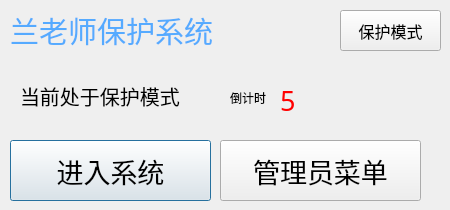
<?xml version="1.0" encoding="UTF-8"?>
<ui version="4.0">
 <class>protectormain</class>
 <widget class="QDialog" name="protectormain">
  <property name="geometry">
   <rect>
    <x>0</x>
    <y>0</y>
    <width>450</width>
    <height>210</height>
   </rect>
  </property>
  <property name="windowTitle">
   <string>兰老师保护系统</string>
  </property>
  <property name="windowIcon">
   <iconset resource="pic.qrc">
    <normaloff>:/new/prefix1/001.ico</normaloff>:/new/prefix1/001.ico</iconset>
  </property>
  <widget class="QPushButton" name="Enter">
   <property name="geometry">
    <rect>
     <x>10</x>
     <y>140</y>
     <width>201</width>
     <height>61</height>
    </rect>
   </property>
   <property name="font">
    <font>
     <family>宋体</family>
     <pointsize>20</pointsize>
    </font>
   </property>
   <property name="text">
    <string>进入系统</string>
   </property>
  </widget>
  <widget class="QPushButton" name="AdminMenu">
   <property name="geometry">
    <rect>
     <x>220</x>
     <y>140</y>
     <width>201</width>
     <height>61</height>
    </rect>
   </property>
   <property name="font">
    <font>
     <pointsize>20</pointsize>
    </font>
   </property>
   <property name="text">
    <string>管理员菜单</string>
   </property>
  </widget>
  <widget class="QLabel" name="label">
   <property name="geometry">
    <rect>
     <x>10</x>
     <y>0</y>
     <width>271</width>
     <height>61</height>
    </rect>
   </property>
   <property name="font">
    <font>
     <family>宋体</family>
     <pointsize>22</pointsize>
    </font>
   </property>
   <property name="styleSheet">
    <string notr="true">color: rgb(85, 170, 255);</string>
   </property>
   <property name="text">
    <string>兰老师保护系统</string>
   </property>
  </widget>
  <widget class="QLabel" name="Status">
   <property name="geometry">
    <rect>
     <x>20</x>
     <y>70</y>
     <width>201</width>
     <height>51</height>
    </rect>
   </property>
   <property name="font">
    <font>
     <family>宋体</family>
     <pointsize>15</pointsize>
    </font>
   </property>
   <property name="text">
    <string>当前处于保护模式</string>
   </property>
  </widget>
  <widget class="QLabel" name="label_3">
   <property name="geometry">
    <rect>
     <x>230</x>
     <y>90</y>
     <width>51</width>
     <height>16</height>
    </rect>
   </property>
   <property name="text">
    <string>倒计时</string>
   </property>
  </widget>
  <widget class="QLabel" name="CountDown">
   <property name="geometry">
    <rect>
     <x>280</x>
     <y>80</y>
     <width>21</width>
     <height>41</height>
    </rect>
   </property>
   <property name="font">
    <font>
     <family>宋体</family>
     <pointsize>20</pointsize>
    </font>
   </property>
   <property name="styleSheet">
    <string notr="true">color: rgb(255, 0, 0);</string>
   </property>
   <property name="text">
    <string>5</string>
   </property>
  </widget>
  <widget class="QPushButton" name="ToProtectMode">
   <property name="geometry">
    <rect>
     <x>340</x>
     <y>10</y>
     <width>101</width>
     <height>41</height>
    </rect>
   </property>
   <property name="font">
    <font>
     <family>宋体</family>
     <pointsize>12</pointsize>
    </font>
   </property>
   <property name="text">
    <string>保护模式</string>
   </property>
  </widget>
 </widget>
 <resources>
  <include location="pic.qrc"/>
 </resources>
 <connections/>
</ui>
